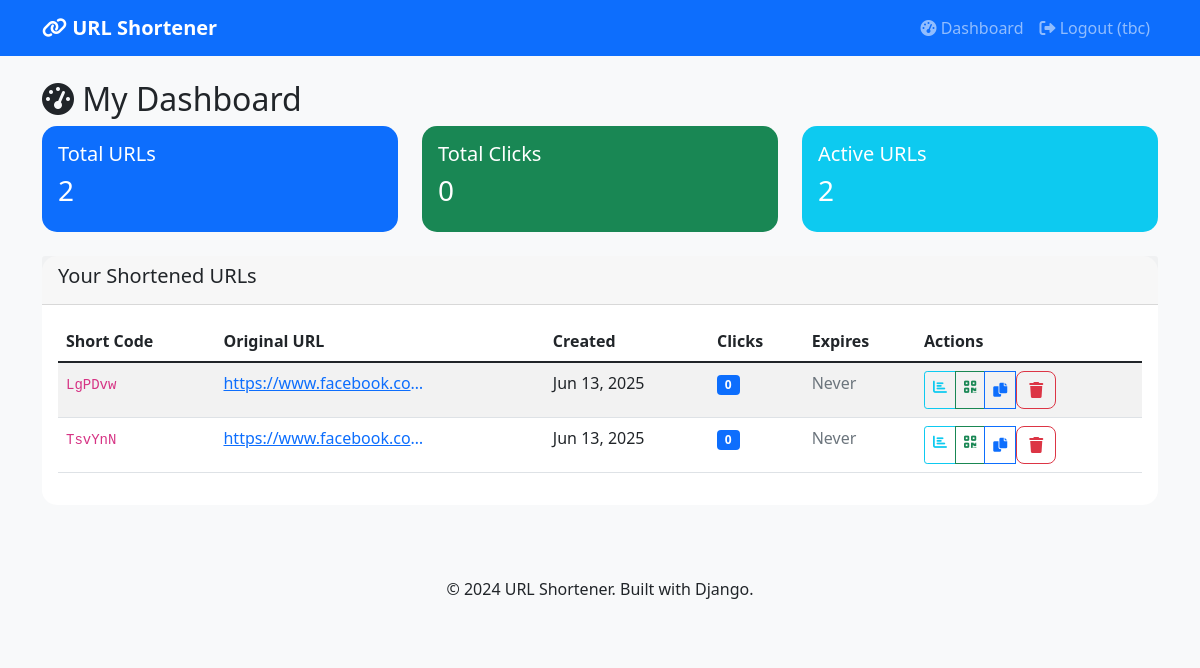
The page /dashboard/ (signed in) on the database its author committed.
### shortener/models.py (models this page shows, shortened)
class ShortURL(models.Model):
    original_url = models.TextField()
    short_code = models.CharField(max_length=10, unique=True)
    custom_alias = models.CharField(max_length=50, unique=True, blank=True, null=True)
    created_at = models.DateTimeField(auto_now_add=True)
    expires_at = models.DateTimeField(blank=True, null=True)
    click_count = models.PositiveIntegerField(default=0)
    user = models.ForeignKey(User, on_delete=models.CASCADE, blank=True, null=True)
    class Meta:
        ordering = ['-created_at']

### shortener/views.py (the view)
# urls.py: path('dashboard/', views.user_dashboard, name='dashboard'),
@login_required
def user_dashboard(request):
    urls = ShortURL.objects.filter(user=request.user).order_by('-created_at')
    paginator = Paginator(urls, 10)
    page_number = request.GET.get('page')
    page_obj = paginator.get_page(page_number)
    context = {
        'page_obj': page_obj,
        'total_urls': urls.count(),
        'total_clicks': sum(url.click_count for url in urls),
    }
    return render(request, 'shortener/dashboard.html', context)

### shortener/templates/shortener/dashboard.html (shortened to what this page needs)
{% extends 'shortener/base.html' %}
{% block content %}
<div class="row">
    <div class="col-12">
        <h2><i class="fas fa-tachometer-alt"></i> My Dashboard</h2>
        <div class="row mb-4">
            <div class="col-md-4">
                <div class="card bg-primary text-white">
                    <div class="card-body">
                        <h5>Total URLs</h5>
                        <h3>{{ total_urls }}</h3>
                    </div>
                </div>
            </div>
            <div class="col-md-4">
                <div class="card bg-success text-white">
                    <div class="card-body">
                        <h5>Total Clicks</h5>
                        <h3>{{ total_clicks }}</h3>
                    </div>
                </div>
            </div>
            <div class="col-md-4">
                <div class="card bg-info text-white">
                    <div class="card-body">
                        <h5>Active URLs</h5>
                        <h3>{{ page_obj.paginator.count }}</h3>
                    </div>
                </div>
            </div>
        </div>
        <div class="card">
            <div class="card-header">
                <h5>Your Shortened URLs</h5>
            </div>
            <div class="card-body">
                {% if page_obj %}
                    <div class="table-responsive">
                        <table class="table table-striped">
                            <thead>
                                <tr>
                                    <th>Short Code</th>
                                    <th>Original URL</th>
                                    <th>Created</th>
                                    <th>Clicks</th>
                                    <th>Expires</th>
                                    <th>Actions</th>
                                </tr>
                            </thead>
                            <tbody>
                                {% for url in page_obj %}
                                <tr>
                                    <td>
                                        <code>{{ url.short_code }}</code>
                                    </td>
                                    <td>
                                        <a href="{{ url.original_url }}" target="_blank" class="text-truncate" style="max-width: 200px; display: inline-block;">
                                            {{ url.original_url|truncatechars:50 }}
                                        </a>
                                    </td>
                                    <td>{{ url.created_at|date:"M d, Y" }}</td>
                                    <td>
                                        <span class="badge bg-primary">{{ url.click_count }}</span>
                                    </td>
                                    <td>
                                        {% if url.expires_at %}
                                            {{ url.expires_at|date:"M d, Y" }}
                                        {% else %}
                                            <span class="text-muted">Never</span>
                                        {% endif %}
                                    </td>
                                    <td>
                                        <div class="btn-group btn-group-sm">
                                            <a href="{% url 'analytics' url.short_code %}" class="btn btn-outline-info" title="Analytics">
                                                <i class="fas fa-chart-bar"></i>
                                            </a>
                                            <a href="{% url 'download_qr' url.short_code %}" class="btn btn-outline-success" title="Download QR">
                                                <i class="fas fa-qrcode"></i>
                                            </a>
                                            <button class="btn btn-outline-primary" onclick="copyUrl('{{ request.get_host }}/{{ url.short_code }}')" title="Copy URL">
                                                <i class="fas fa-copy"></i>
                                            </button>
                                            <form method="post" action="{% url 'delete_url' url.short_code %}" style="display: inline;">
                                                <button type="submit" class="btn btn-outline-danger" title="Delete" onclick="return confirm('Are you sure?')">
                                                    <i class="fas fa-trash"></i>
                                                </button>
                                            </form>
                                        </div>
                                    </td>
                                </tr>
                                {% endfor %}
                            </tbody>
                        </table>
                    </div>
                {% endif %}
            </div>
        </div>
    </div>
</div>
{% endblock %}

### shortener/templates/shortener/base.html (shortened to what this page needs)
<!DOCTYPE html>
<html lang="en">
<head>
    <link href="https://cdn.jsdelivr.net/npm/bootstrap@5.1.3/dist/css/bootstrap.min.css" rel="stylesheet">
    <link href="https://cdnjs.cloudflare.com/ajax/libs/font-awesome/6.0.0/css/all.min.css" rel="stylesheet">
    {% load static %}
    <link rel="stylesheet" href="{% static 'css/style.css' %}">
</head>
<body>    <nav class="navbar navbar-expand-lg navbar-dark bg-primary">
        <div class="container">
            <a class="navbar-brand" href="{% url 'home' %}">
                <i class="fas fa-link"></i> URL Shortener
            </a>
            <div class="navbar-nav ms-auto">
                {% if user.is_authenticated %}
                    <a class="nav-link" href="{% url 'dashboard' %}">
                        <i class="fas fa-tachometer-alt"></i> Dashboard
                    </a>
                    <a class="nav-link" href="{% url 'logout' %}">
                        <i class="fas fa-sign-out-alt"></i> Logout ({{ user.username }})
                    </a>
                {% endif %}
            </div>
        </div>
    </nav>
    <main class="container mt-4">
        {% block content %}
        {% endblock %}
    </main>
    <footer class="bg-light mt-5 py-4">
        <div class="container text-center">
            <p>&copy; 2024 URL Shortener. Built with Django.</p>
        </div>
    </footer>
</body>
</html>

### static/css/style.css (style rules this page uses)
body { background-color: #f8f9fa; }
.card { border: none; border-radius: 15px; }
.btn { border-radius: 8px; }
.navbar-brand { font-weight: bold; }
footer { margin-top: auto; }

### rows shown on the page
ShortURL: short_code "LgPDvw", original_url "https://www.facebook.co…", created_at "Jun 13, 2025", click_count "0", shows "Never"
ShortURL: short_code "TsvYnN", original_url "https://www.facebook.co…", created_at "Jun 13, 2025", click_count "0", shows "Never"

### other values the page prints
{{ user.username }} "tbc"
{{ total_urls }} "2"
{{ total_clicks }} "0"
{{ page_obj.paginator.count }} "2"
